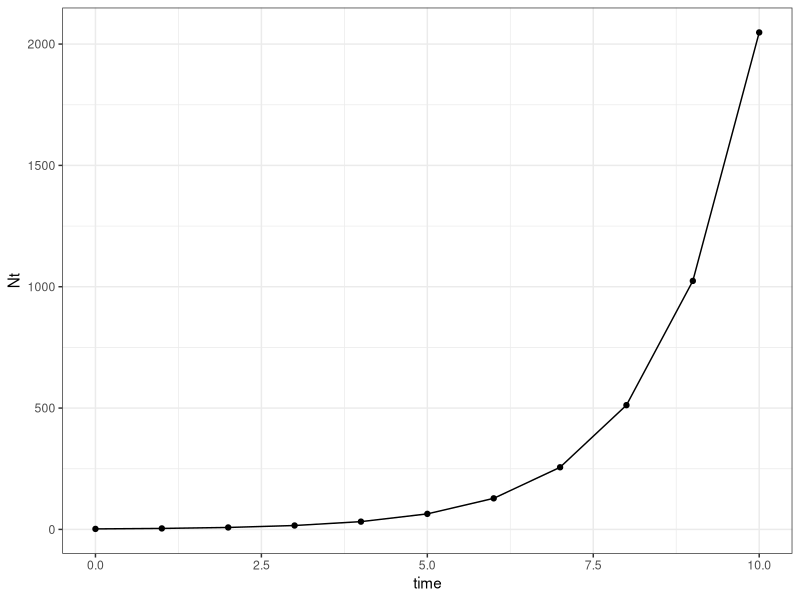
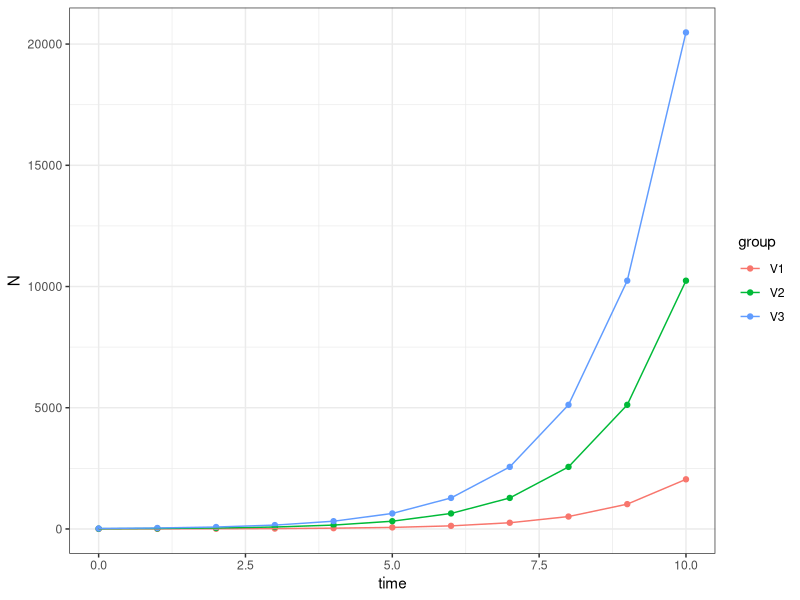
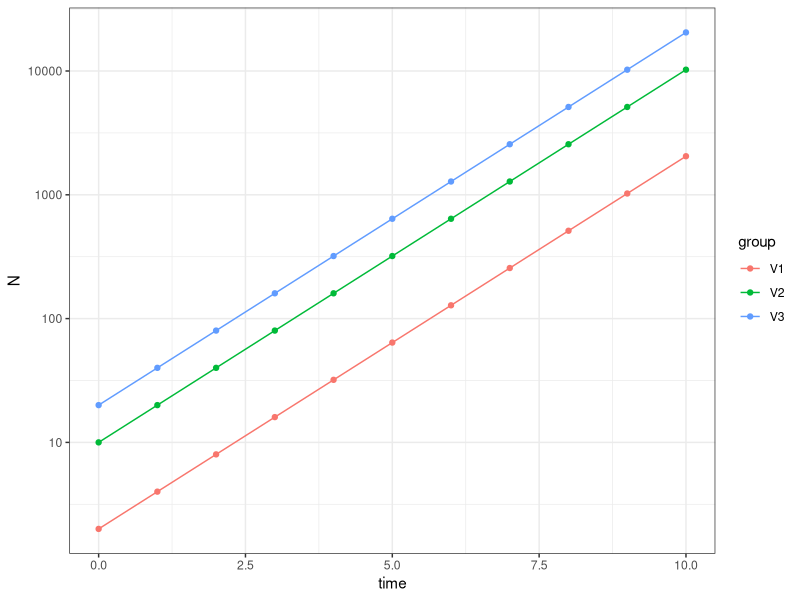
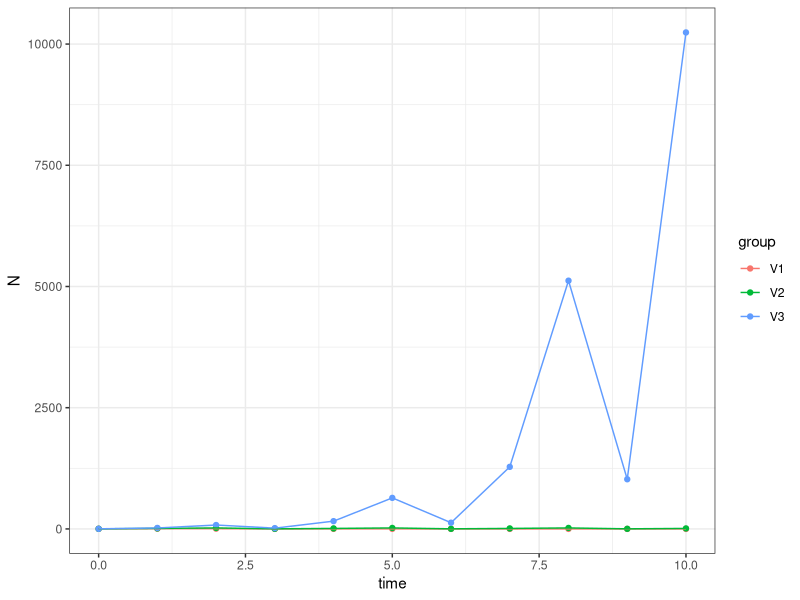
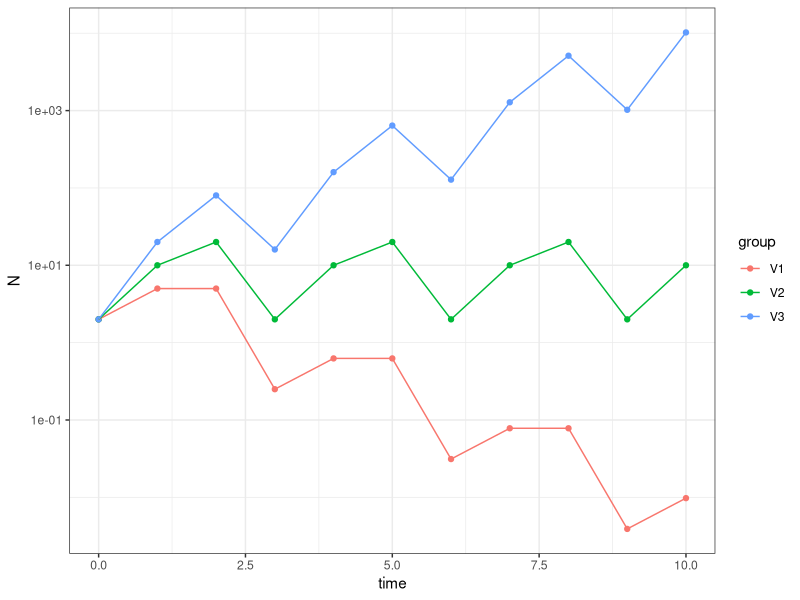
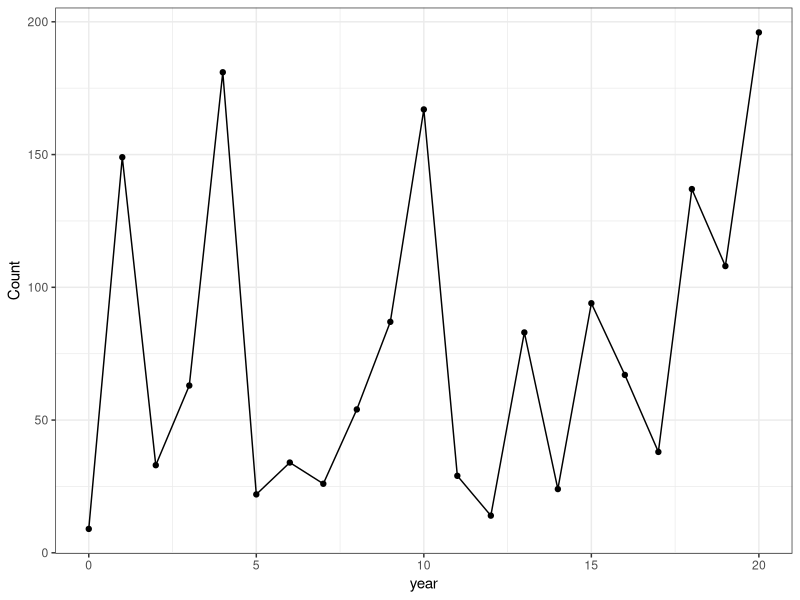
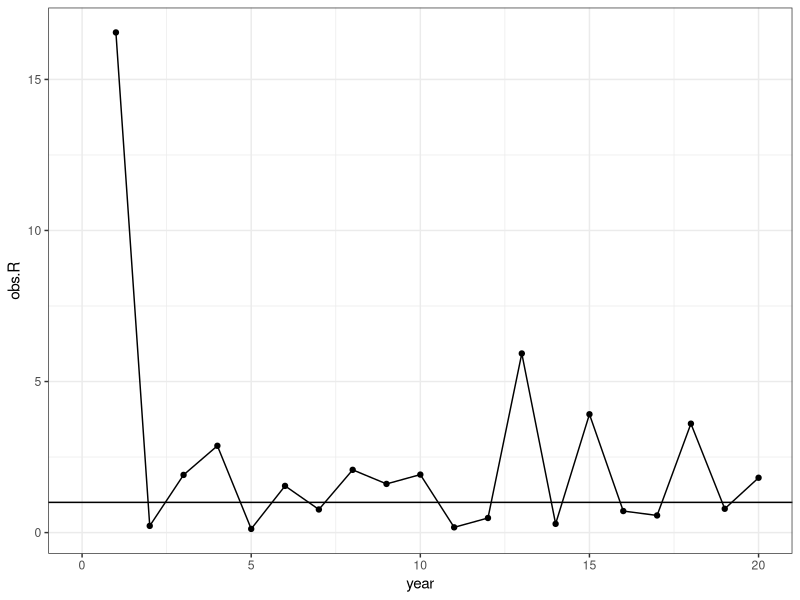
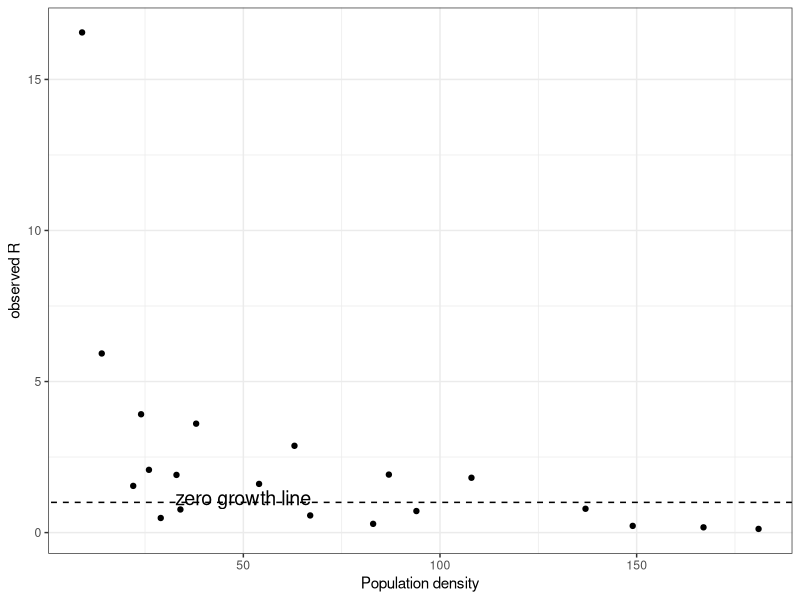

Here is the R script that generated these plots, in order:
library(tidyverse)

## 1. Exponential growth equation 
N0 <- 2
lambda <- 2
time <- 0:10

Nt <- N0 * lambda**time

ggplot(data=NULL,aes(x=time, y=Nt)) + 
  geom_point() + 
  geom_line() + 
  theme_bw()


## Three populations, different starting population size
N0 <- c(2,10,20) 

Nt.s <- sapply(N0, function(n) n * lambda**time) %>% as.data.frame() %>% cbind(time) %>% 
  pivot_longer(cols=1:3, names_to = 'group', values_to = 'N')

ggplot(data=Nt.s, aes(x=time, y=N, color=group)) + geom_point() + geom_line() + theme_bw()
ggplot(data=Nt.s, aes(x=time, y=N, color=group)) + geom_point() + geom_line() + scale_y_log10() + theme_bw()


## Three populations, different lambdas
lambdas <- c(0.5, 1, 2)
time <- 0:10

Nt.all <- sapply(lambdas, function(x) N0 * x**time) %>% as.data.frame() %>% cbind(time) %>% pivot_longer(cols=1:3, names_to = 'group', values_to = 'N')

ggplot(data=Nt.all, aes(x=time, y=N, color=group)) + geom_point() + geom_line() + theme_bw()

ggplot(data=Nt.all, aes(x=time, y=N, color=group)) + geom_point() + geom_line() + scale_y_log10() + theme_bw()



#### generate 21 years of *simulated* Miami blue data ###
year <- 0:20
set.seed(5)
Count <- abs(round(rnorm(21, (50*1.05^year), 70),0))
dat <- as.data.frame(cbind(year,Count))

ggplot(data=dat, aes(x=year, y=Count)) + geom_point() + geom_line() + theme_bw()

dat$obs.R <- NA

dat$obs.R[2:21] <- dat$Count[2:21]/dat$Count[1:20]
obs.R <- dat$Count[2:21]/dat$Count[1:20]

## Plot R for each year-to-year transition
ggplot(data=dat, aes(x=year, y=obs.R)) + geom_point() + geom_line() + geom_abline(intercept=1,slope=0) + theme_bw()

## Plot R against pop size
ggplot(data=NULL, aes(x=dat$Count[1:20], y=obs.R)) + geom_point() + geom_abline(intercept=1,slope=0, linetype="dashed") + 
  labs(x="Population density",y="observed R") + annotate(geom="text", x=50, y=1.15,label="zero growth line", size=5) + theme_bw()


#### conduct 50 year simulation analysis
years <- 0:50
set.seed(1)
sim.Rs <- sample(x = obs.R, size = length(years-1), replace = TRUE)

out50yr <- numeric(length(years))
out50yr[1] <- min(dat$Count) 

for (t in 1:50) out50yr[t + 1] <- {
  out50yr[t] * sim.Rs[t]
  }

ggplot(data=NULL, aes(x=years, y=out50yr)) + geom_point() + geom_line() + theme_bw()


### function for running many 50 year simulations
PopSim <- function(Rs, N0, years = 50, sims = 1) {
  sim.RM = matrix(sample(Rs, size = sims * years, replace = TRUE),
                    nrow = years, ncol = sims)
  output <- numeric(years + 1)
  output[1] <- N0
  outmat <- sapply(1:sims, function(i) {
    for (t in 1:years) output[t + 1] <- round(output[t] * sim.RM[t, i], 0)
    output
    })
  return(outmat)
  }


#############################################################################
## run 10 simulations

sim10 <- as.data.frame(PopSim(Rs = obs.R, N0 = 43, sims = 100)) %>% mutate(year=0:50) %>%  gather("sim","count",-year)

ggplot(sim10, aes(x=year,y=count,color=sim))+geom_line() + theme_bw()
ggplot(sim10, aes(x=year,y=log(count+1),color=sim))+geom_line() + theme_bw()

ggplot(data=sim10 %>% filter(year==50), aes(x=count))+geom_histogram()
ggplot(data=sim10 %>% filter(year==50), aes(x=log(count+1)))+geom_histogram()


simsummary <- sim10 %>% filter(year==50) %>% select(count) 
year50_quantiles <- quantile(simsummary$count, probs=c(.025,.975))

n_extinct <- sim10 %>% filter(year==50 & count==0) %>% count() %>% as.data.frame() 

year50_quantiles
n_extinct
